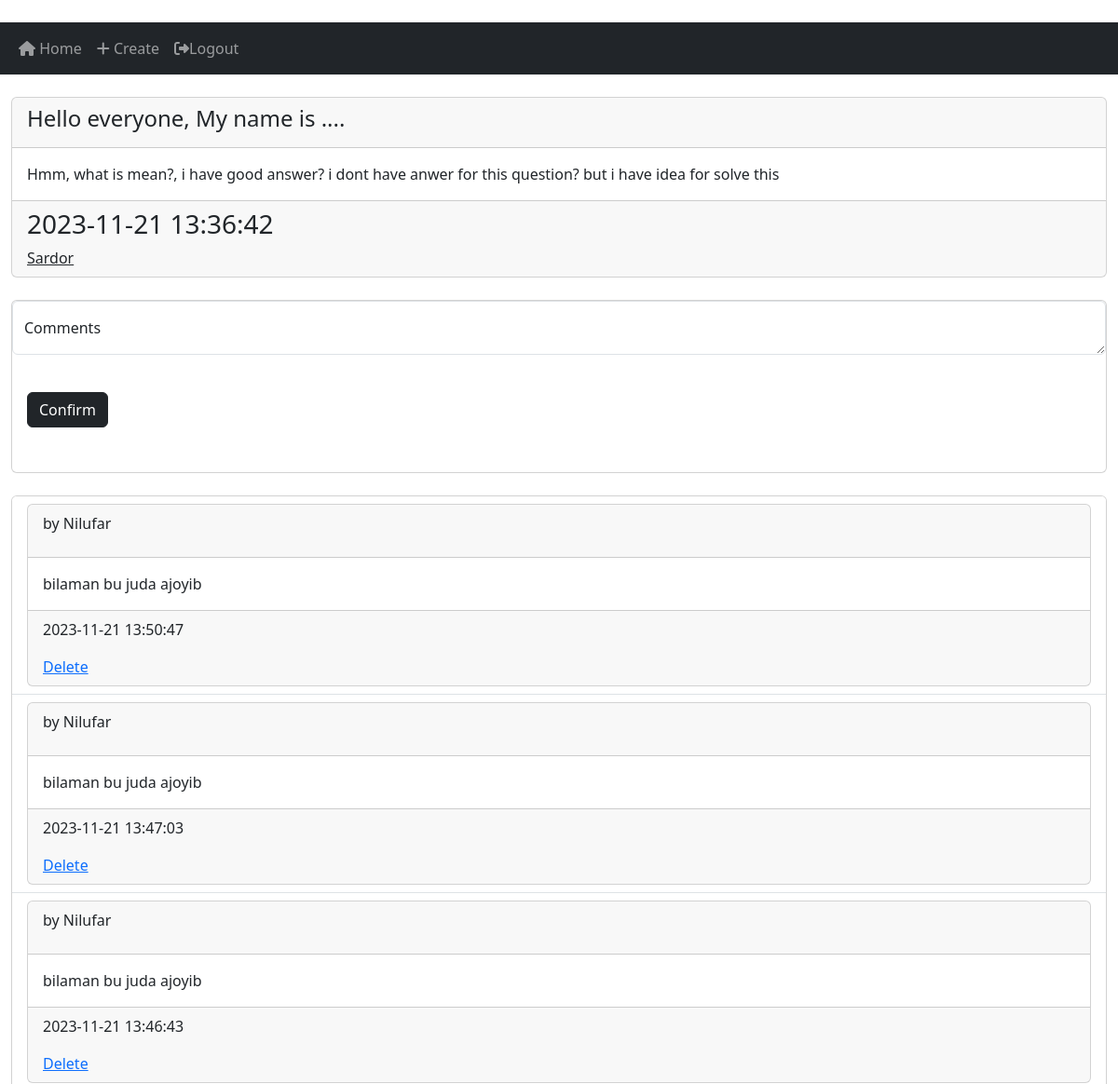
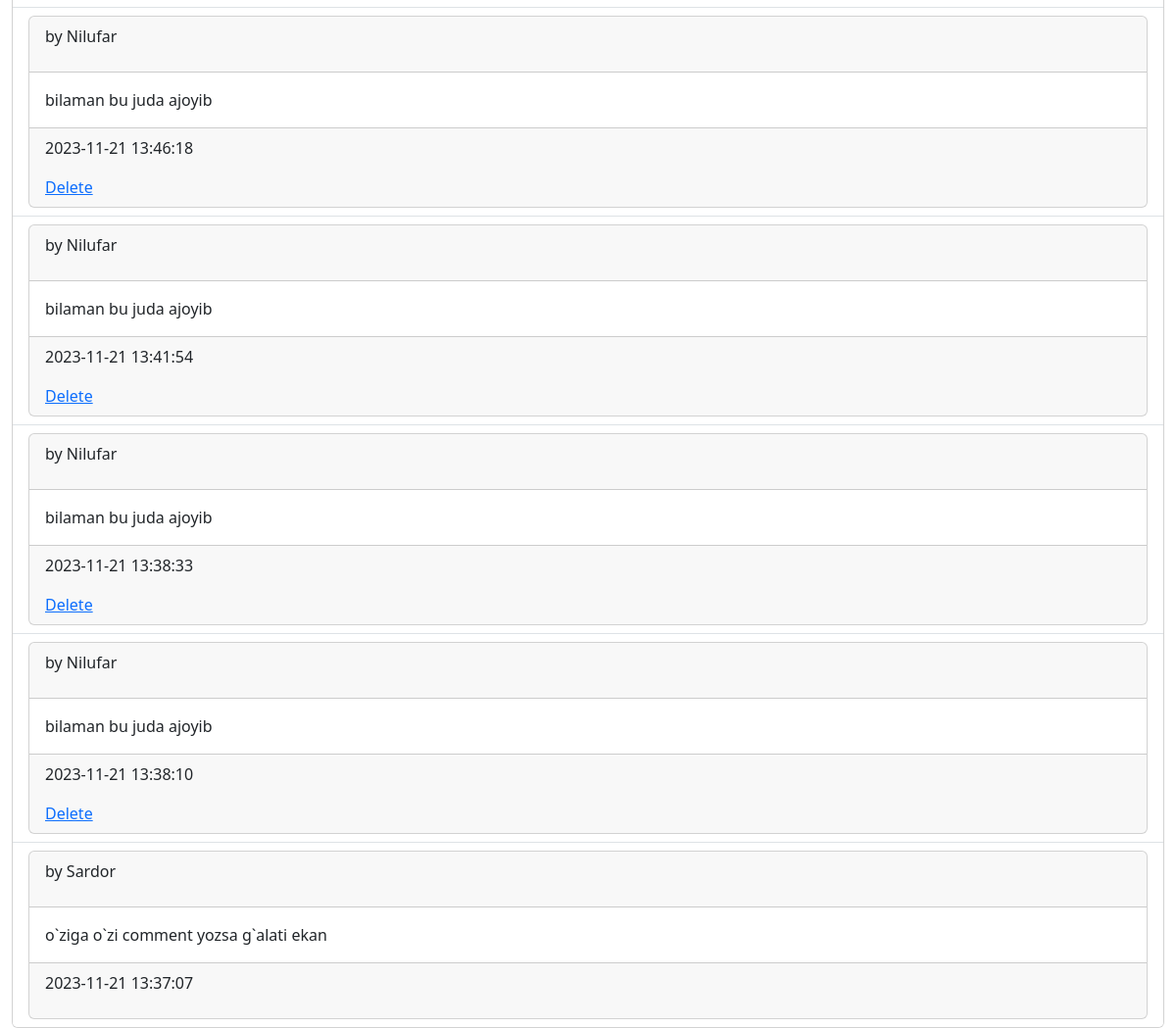
The app's page /post/1 (signed in) with its own data (2 pictures, top to bottom).
### website/models.py (models this page shows)
class Post(db.Model):
    id = db.Column(db.Integer, primary_key=True)
    title = db.Column(db.String)  #learn
    text = db.Column(db.Text, nullable=False) #nullable mean is if input is empty
    author_id = db.Column(db.Integer(), db.ForeignKey('user.id', ondelete="CASCADE"), nullable=False) #please find more information for this line
    date_created = db.Column(db.DateTime(timezone=True), default=func.now())
    comments = db.relationship('Comment', backref='comentcha', passive_deletes=True)

class User(db.Model, UserMixin):
    id = db.Column(db.Integer, primary_key=True)
    email = db.Column(db.String(150), unique=True)
    username = db.Column(db.String(150), unique=True)
    password = db.Column(db.String(50))
    date_created = db.Column(db.DateTime(timezone=True), default=func.now())
    posts = db.relationship('Post', backref='usercha', passive_deletes=True)  #backref is important part!!!

class Comment(db.Model):
    id = db.Column(db.Integer, primary_key=True)
    text = db.Column(db.Text, nullable=False)
    post_id = db.Column(db.Integer, db.ForeignKey('post.id', ondelete='CASCADE'), nullable=False)
    date_created = db.Column(db.DateTime(timezone=True), default=func.now())
    author = db.Column(db.String)

### website/views.py (the view, shortened to what this page needs)
@views.route('/post/<id>', methods=['POST', 'GET'])
@login_required
def post_detail_view(id):
    post = Post.query.filter_by(id=id).first()
    if not post:
        flash('This post not exist', category='error')
        return redirect(url_for('views.home'))
    else:
        return render_template('post_detail.html', post=post, user=current_user)

### website/__init__.py (called while the page is built)
def create_app():
    app = Flask(__name__)
    app.config['SECRET_KEY'] = 'asdsadsadasfasdasda'
    app.config['SQLALCHEMY_DATABASE_URI'] = f'sqlite:///{DB_NAME}'
    db.init_app(app)
    from .views import views
    from .auth import auth
    from .models import User, Post
    with app.app_context():
        db.create_all()
    app.register_blueprint(views, url_prefix='/')
    app.register_blueprint(auth, url_prefix='/')
    login_manager = LoginManager()
    login_manager.login_view = 'auth.login'
    login_manager.init_app(app)
    @login_manager.user_loader
    def load_user(id):
        return User.query.get(int(id))
    return app

### website/templates/post_detail.html (shortened to what this page needs)
{% extends  'base.html' %}
{% block content %}
<br>
<div class="card">
    <div class="card-header">
        <h4 class="">{{ post.title }}</h4>
    </div>
    <div class="card-body">
      <p class="card-text">{{ post.text }}</p>
    </div>
    <div class="card-footer">
        <h3>{{ post.date_created }}</h3>
        <a class="card-title" href="/posts/{{ post.usercha.username }}">{{ post.usercha.username }}</a>
    </div>
</div>
<br>
<div class="card">
    <form action="" method="post">
        <div class="form-floating car-body">
            <textarea class="form-control" placeholder="Leave a comment here" id="floatingTextarea2" name="text"></textarea>
            <label for="floatingTextarea2">Comments</label>
        </div>
        <br>
        <div class="col-auto">
            <div class="card-body">
                <button type="submit" class="btn btn-dark mb-3">Confirm</button>
            </div>
        </div>
    </form>
</div>
<br>
<div class="card">
    <ul class="list-group list-group-flush">
        {% for comment in post.comments[::-1] %}
            <li class="list-group-item">
                <div class="card">
                    <div class="card-header">
                        <p>by {{ comment.author }}</p>
                    </div>
                    <div class="card-body">
                        <p class="card-text">{{ comment.text }}</p>
                    </div>
                    <div class="card-footer">
                        <p>{{ comment.date_created }}</p>
                        {% if comment.author == user.username%}
                        <a href="/delete-coment/{{comment.id}}" class="">Delete</a>
                        {% endif %}
                    </div>
                </div>
            </li>
        {% endfor %}
    </ul>
</div>
{% endblock content%}

### website/templates/base.html (shortened to what this page needs)
﻿<!DOCTYPE html>
<html lang="en">
<head>
    <link rel="stylesheet" href="https://cdnjs.cloudflare.com/ajax/libs/font-awesome/6.4.2/css/all.min.css" />
    <link href="https://cdn.jsdelivr.net/npm/bootstrap@5.3.2/dist/css/bootstrap.min.css" rel="stylesheet">
</head>
<body>
    <nav class="navbar navbar-expand-lg navbar-dark bg-dark">
        <div class="container-fluid">
            <div class="collapse navbar-collapse" id="navbar">
                <div class="navbar-nav">
                    <a href="/" class="nav-item nav-link"><i class="fa-solid fa-house"></i> Home</a>
                    {% if user.is_authenticated %}
                    <a href="/create" class="nav-item nav-link"><i class="fa-solid fa-plus"></i> Create</a>
                    <a href="/logout" class="nav-item nav-link"><i class="fa-solid fa-right-from-bracket"></i>Logout</a>
                    {% else %}
                    <a href="/login" class="nav-item nav-link"><i class="fa-solid fa-right-to-bracket"></i> Login</a>
                    <a href="/signup" class="nav-item nav-link"><i class="fa-solid fa-user-plus"></i> Sign Up</a>
                    {% endif %}
                </div>
            </div>
        </div>
    </nav>
    <div class="container-fluid">
        {% block content %} {% endblock content %}
    </div>
</body>
</html>

### records on screen
Post: title "Hello everyone, My name is ....", text "Hmm, what is mean?, i have good answer? i dont have anwer for this question? but i have idea for solve this", date_created "2023-11-21 13:36:42"
User: usercha.username "Sardor"
Comment: author "Nilufar", text "bilaman bu juda ajoyib", date_created "2023-11-21 13:50:47"
Comment: author "Nilufar", text "bilaman bu juda ajoyib", date_created "2023-11-21 13:47:03"
Comment: author "Nilufar", text "bilaman bu juda ajoyib", date_created "2023-11-21 13:46:43"
Comment: author "Nilufar", text "bilaman bu juda ajoyib", date_created "2023-11-21 13:46:18"
Comment: author "Nilufar", text "bilaman bu juda ajoyib", date_created "2023-11-21 13:41:54"
Comment: author "Nilufar", text "bilaman bu juda ajoyib", date_created "2023-11-21 13:38:33"
Comment: author "Nilufar", text "bilaman bu juda ajoyib", date_created "2023-11-21 13:38:10"
Comment: author "Sardor", text "o`ziga o`zi comment yozsa g`alati ekan", date_created "2023-11-21 13:37:07"
